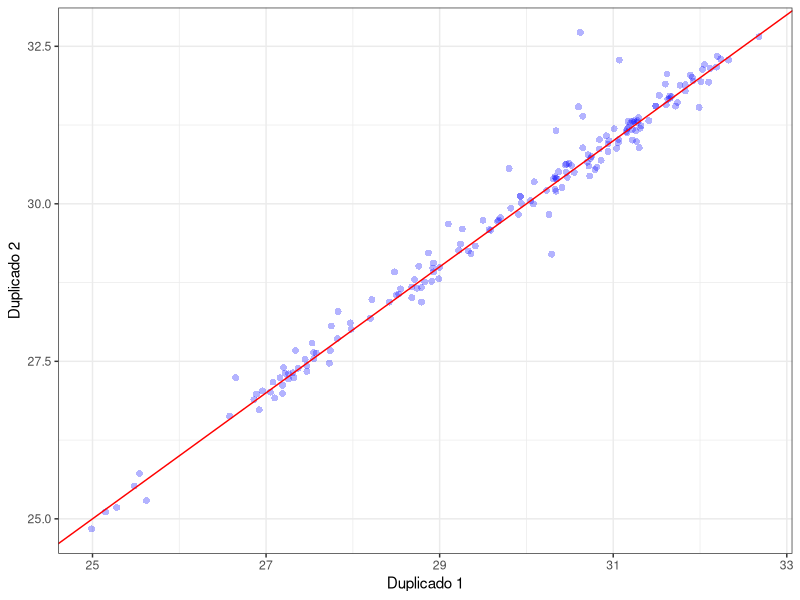
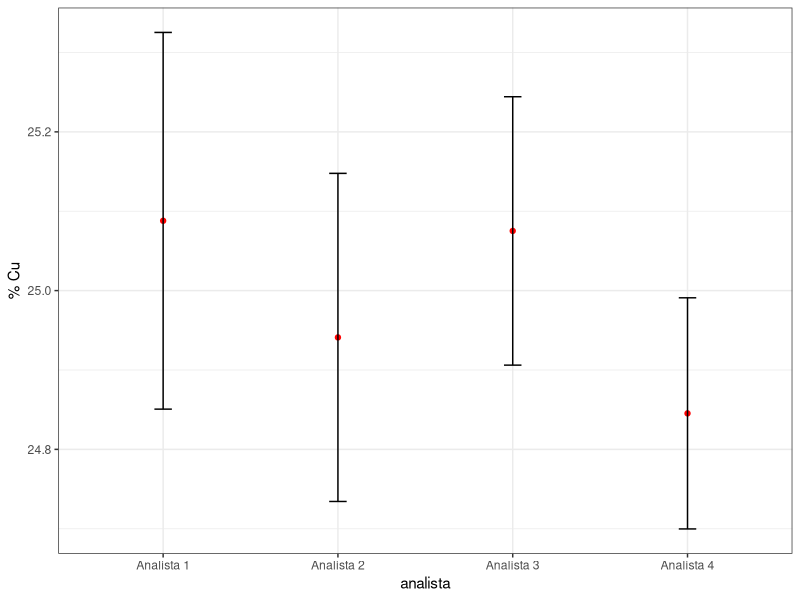

The R source for these figures, in order:
## ---- chunk 1
library(knitr)
library(kableExtra)
library(tidyverse)
library(readxl)
# library(xlsx)

options(knitr.table.format = 'html',
        knitr.kable.NA = '') 



dup <- read_excel('base_datos_duplicados.xlsx', sheet = 'duplicados')
d <- dup$dup1 - dup$dup2
sr <- sqrt(sum(d^2)/(2*dim(dup)[1]))


kable(head(dup),
      digits = 2,
      align = 'c',
      caption = 'Base de datos histórica de duplicados (sólo los primeros  6 datos)',
      col.names = c('ID', 'Duplicado 1', 'Duplicado 2')) %>% 
    kable_styling(full_width = T)      

# write.xlsx(dup, file = 'base_datos_duplicados.xlsx', row.names = F)

## ---- chunk 2

library(ggplot2)

ggplot(dup, aes(x = dup1, y = dup2)) +
  geom_point(pch = 16, alpha = 0.3, col = 'blue', size = 2) +
  theme_bw() +
  xlab('Duplicado 1') +
  ylab('Duplicado 2') +
  geom_abline(slope = 1, intercept = 0, col = 'red')
  

## ---- chunk 3

set.seed(1994)
analista <- rep(paste('Analista', 1:4), each = 5)
concentracion <- c(rnorm(15, 25, 0.20), rnorm(5, 24.9, 0.20))
Replicado <- rep(1:5, 4)
precision <- data.frame(analista, Replicado, concentracion)

kable(precision %>% 
        spread(., analista, concentracion),
      digits = 2,
      caption = 'Resultados de estudio de precisión [% Cu]',
      align = 'c')


## ---- chunk 4

summary.precision <- precision %>% 
  group_by(analista) %>% 
  summarise(n = n(),
          m = mean(concentracion),
          s = sd(concentracion),
          se = s/sqrt(n),
          ic = qt(0.975, n - 1)*se)

ggplot(summary.precision, aes(x = analista, y = m)) +
  geom_point(pch = 19, col = 'red') +
  geom_errorbar(aes(ymin = m - s, ymax = m + s), width = 0.1) +
  theme_bw() +
  ylab('% Cu')

## ---- chunk 5

library(broom)
aov.precision <- aov(concentracion ~ analista, data = precision)
s2r.doe <- tidy(aov.precision)[2, 4]
MS.ana <- tidy(aov.precision)[1, 4]
s2ana <- (MS.ana- s2r.doe)/5
sR <- sqrt(s2r.doe + s2ana)


kable(tidy(aov.precision),
      digits = c(0, 0, 2, 2, 2, 2),
      col.names = c('Origen Variación', 
                    'g.l', 'SQ', 'MS', 'F calculado', 'p-value'),
      align = 'lcccccc',
      caption = 'Tabla ANOVA precisión')
